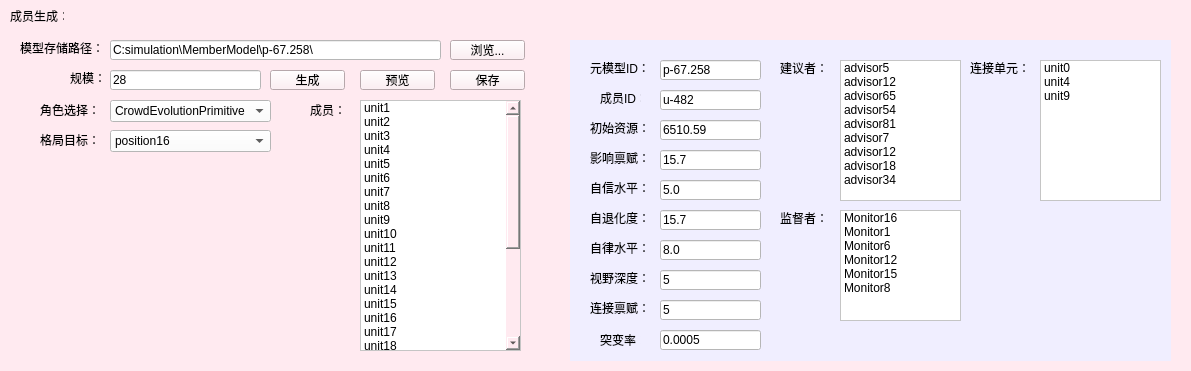
     <widget class="QWidget" name="widget_14" native="true">
      <property name="geometry">
       <rect>
        <x>10</x>
        <y>370</y>
        <width>1191</width>
        <height>371</height>
       </rect>
      </property>
      <property name="styleSheet">
       <string notr="true">background-color: rgb(255, 234, 240)</string>
      </property>
      <widget class="QLabel" name="label_16">
       <property name="geometry">
        <rect>
         <x>10</x>
         <y>10</y>
         <width>54</width>
         <height>12</height>
        </rect>
       </property>
       <property name="text">
        <string>成员生成：</string>
       </property>
      </widget>
      <widget class="QPushButton" name="pushButton_31">
       <property name="geometry">
        <rect>
         <x>450</x>
         <y>40</y>
         <width>75</width>
         <height>20</height>
        </rect>
       </property>
       <property name="text">
        <string>浏览...</string>
       </property>
      </widget>
      <widget class="QLabel" name="label_28">
       <property name="geometry">
        <rect>
         <x>20</x>
         <y>40</y>
         <width>81</width>
         <height>16</height>
        </rect>
       </property>
       <property name="text">
        <string>模型存储路径：</string>
       </property>
      </widget>
      <widget class="QLineEdit" name="lineEdit_72">
       <property name="geometry">
        <rect>
         <x>110</x>
         <y>40</y>
         <width>331</width>
         <height>20</height>
        </rect>
       </property>
       <property name="styleSheet">
        <string notr="true">background-color: rgb(255, 255, 255);
</string>
       </property>
       <property name="text">
        <string>C:simulation\MemberModel\p-67.258\</string>
       </property>
      </widget>
      <widget class="QPushButton" name="pushButton_32">
       <property name="geometry">
        <rect>
         <x>270</x>
         <y>70</y>
         <width>75</width>
         <height>20</height>
        </rect>
       </property>
       <property name="text">
        <string>生成</string>
       </property>
      </widget>
      <widget class="QLabel" name="label_29">
       <property name="geometry">
        <rect>
         <x>70</x>
         <y>70</y>
         <width>31</width>
         <height>16</height>
        </rect>
       </property>
       <property name="text">
        <string>规模：</string>
       </property>
      </widget>
      <widget class="QLineEdit" name="lineEdit_73">
       <property name="geometry">
        <rect>
         <x>110</x>
         <y>70</y>
         <width>151</width>
         <height>20</height>
        </rect>
       </property>
       <property name="styleSheet">
        <string notr="true">background-color: rgb(255, 255, 255);
</string>
       </property>
       <property name="text">
        <string>28</string>
       </property>
      </widget>
      <widget class="QPushButton" name="pushButton_33">
       <property name="geometry">
        <rect>
         <x>360</x>
         <y>70</y>
         <width>75</width>
         <height>20</height>
        </rect>
       </property>
       <property name="text">
        <string>预览</string>
       </property>
      </widget>
      <widget class="QPushButton" name="pushButton_34">
       <property name="geometry">
        <rect>
         <x>450</x>
         <y>70</y>
         <width>75</width>
         <height>20</height>
        </rect>
       </property>
       <property name="text">
        <string>保存</string>
       </property>
      </widget>
      <widget class="QLabel" name="label_30">
       <property name="geometry">
        <rect>
         <x>310</x>
         <y>100</y>
         <width>31</width>
         <height>20</height>
        </rect>
       </property>
       <property name="text">
        <string>成员：</string>
       </property>
      </widget>
      <widget class="QListWidget" name="listWidget_29">
       <property name="geometry">
        <rect>
         <x>360</x>
         <y>100</y>
         <width>161</width>
         <height>251</height>
        </rect>
       </property>
       <property name="styleSheet">
        <string notr="true">background-color: rgb(255, 255, 255);
</string>
       </property>
       <item>
        <property name="text">
         <string>unit1</string>
        </property>
       </item>
       <item>
        <property name="text">
         <string>unit2</string>
        </property>
       </item>
       <item>
        <property name="text">
         <string>unit3</string>
        </property>
       </item>
       <item>
        <property name="text">
         <string>unit4</string>
        </property>
       </item>
       <item>
        <property name="text">
         <string>unit5</string>
        </property>
       </item>
       <item>
        <property name="text">
         <string>unit6</string>
        </property>
       </item>
       <item>
        <property name="text">
         <string>unit7</string>
        </property>
       </item>
       <item>
        <property name="text">
         <string>unit8</string>
        </property>
       </item>
       <item>
        <property name="text">
         <string>unit9</string>
        </property>
       </item>
       <item>
        <property name="text">
         <string>unit10</string>
        </property>
       </item>
       <item>
        <property name="text">
         <string>unit11</string>
        </property>
       </item>
       <item>
        <property name="text">
         <string>unit12</string>
        </property>
       </item>
       <item>
        <property name="text">
         <string>unit13</string>
        </property>
       </item>
       <item>
        <property name="text">
         <string>unit14</string>
        </property>
       </item>
       <item>
        <property name="text">
         <string>unit15</string>
        </property>
       </item>
       <item>
        <property name="text">
         <string>unit16</string>
        </property>
       </item>
       <item>
        <property name="text">
         <string>unit17</string>
        </property>
       </item>
       <item>
        <property name="text">
         <string>unit18</string>
        </property>
       </item>
       <item>
        <property name="text">
         <string>unit19</string>
        </property>
       </item>
       <item>
        <property name="text">
         <string>unit20</string>
        </property>
       </item>
       <item>
        <property name="text">
         <string>unit21</string>
        </property>
       </item>
       <item>
        <property name="text">
         <string>unit22</string>
        </property>
       </item>
       <item>
        <property name="text">
         <string>unit23</string>
        </property>
       </item>
       <item>
        <property name="text">
         <string>unit24</string>
        </property>
       </item>
       <item>
        <property name="text">
         <string>unit25</string>
        </property>
       </item>
       <item>
        <property name="text">
         <string>unit26</string>
        </property>
       </item>
       <item>
        <property name="text">
         <string>unit27</string>
        </property>
       </item>
       <item>
        <property name="text">
         <string>unit28</string>
        </property>
       </item>
      </widget>
      <widget class="QWidget" name="widget_15" native="true">
       <property name="geometry">
        <rect>
         <x>570</x>
         <y>40</y>
         <width>601</width>
         <height>321</height>
        </rect>
       </property>
       <property name="styleSheet">
        <string notr="true">
background-color:rgb(240, 238, 255)</string>
       </property>
       <widget class="QLabel" name="label_32">
        <property name="geometry">
         <rect>
          <x>20</x>
          <y>20</y>
          <width>61</width>
          <height>16</height>
         </rect>
        </property>
        <property name="text">
         <string>元模型ID：</string>
        </property>
       </widget>
       <widget class="QLineEdit" name="lineEdit_75">
        <property name="geometry">
         <rect>
          <x>90</x>
          <y>20</y>
          <width>101</width>
          <height>20</height>
         </rect>
        </property>
        <property name="styleSheet">
         <string notr="true">background-color: rgb(255, 255, 255);
</string>
        </property>
        <property name="text">
         <string>p-67.258</string>
        </property>
       </widget>
       <widget class="QLabel" name="label_33">
        <property name="geometry">
         <rect>
          <x>30</x>
          <y>50</y>
          <width>41</width>
          <height>16</height>
         </rect>
        </property>
        <property name="text">
         <string>成员ID：</string>
        </property>
       </widget>
       <widget class="QLineEdit" name="lineEdit_76">
        <property name="geometry">
         <rect>
          <x>90</x>
          <y>50</y>
          <width>101</width>
          <height>20</height>
         </rect>
        </property>
        <property name="styleSheet">
         <string notr="true">background-color: rgb(255, 255, 255);
</string>
        </property>
        <property name="text">
         <string>u-482</string>
        </property>
       </widget>
       <widget class="QLabel" name="label_34">
        <property name="geometry">
         <rect>
          <x>20</x>
          <y>80</y>
          <width>61</width>
          <height>16</height>
         </rect>
        </property>
        <property name="text">
         <string>初始资源：</string>
        </property>
       </widget>
       <widget class="QLineEdit" name="lineEdit_77">
        <property name="geometry">
         <rect>
          <x>90</x>
          <y>80</y>
          <width>101</width>
          <height>20</height>
         </rect>
        </property>
        <property name="styleSheet">
         <string notr="true">background-color: rgb(255, 255, 255);
</string>
        </property>
        <property name="text">
         <string>6510.59</string>
        </property>
       </widget>
       <widget class="QLabel" name="label_35">
        <property name="geometry">
         <rect>
          <x>20</x>
          <y>110</y>
          <width>61</width>
          <height>16</height>
         </rect>
        </property>
        <property name="text">
         <string>影响禀赋：</string>
        </property>
       </widget>
       <widget class="QLineEdit" name="lineEdit_78">
        <property name="geometry">
         <rect>
          <x>90</x>
          <y>110</y>
          <width>101</width>
          <height>20</height>
         </rect>
        </property>
        <property name="styleSheet">
         <string notr="true">background-color: rgb(255, 255, 255);
</string>
        </property>
        <property name="text">
         <string>15.7</string>
        </property>
       </widget>
       <widget class="QLabel" name="label_36">
        <property name="geometry">
         <rect>
          <x>20</x>
          <y>140</y>
          <width>61</width>
          <height>16</height>
         </rect>
        </property>
        <property name="text">
         <string>自信水平：</string>
        </property>
       </widget>
       <widget class="QLineEdit" name="lineEdit_79">
        <property name="geometry">
         <rect>
          <x>90</x>
          <y>140</y>
          <width>101</width>
          <height>20</height>
         </rect>
        </property>
        <property name="styleSheet">
         <string notr="true">background-color: rgb(255, 255, 255);
</string>
        </property>
        <property name="text">
         <string>5.0</string>
        </property>
       </widget>
       <widget class="QLineEdit" name="lineEdit_80">
        <property name="geometry">
         <rect>
          <x>90</x>
          <y>170</y>
          <width>101</width>
          <height>20</height>
         </rect>
        </property>
        <property name="styleSheet">
         <string notr="true">background-color: rgb(255, 255, 255);
</string>
        </property>
        <property name="text">
         <string>15.7</string>
        </property>
       </widget>
       <widget class="QLabel" name="label_37">
        <property name="geometry">
         <rect>
          <x>20</x>
          <y>170</y>
          <width>61</width>
          <height>16</height>
         </rect>
        </property>
        <property name="text">
         <string>自退化度：</string>
        </property>
       </widget>
       <widget class="QLineEdit" name="lineEdit_89">
        <property name="geometry">
         <rect>
          <x>90</x>
          <y>200</y>
          <width>101</width>
          <height>20</height>
         </rect>
        </property>
        <property name="styleSheet">
         <string notr="true">background-color: rgb(255, 255, 255);
</string>
        </property>
        <property name="text">
         <string>8.0</string>
        </property>
       </widget>
       <widget class="QLabel" name="label_38">
        <property name="geometry">
         <rect>
          <x>20</x>
          <y>200</y>
          <width>61</width>
          <height>16</height>
         </rect>
        </property>
        <property name="text">
         <string>自律水平：</string>
        </property>
       </widget>
       <widget class="QLineEdit" name="lineEdit_124">
        <property name="geometry">
         <rect>
          <x>90</x>
          <y>230</y>
          <width>101</width>
          <height>20</height>
         </rect>
        </property>
        <property name="styleSheet">
         <string notr="true">background-color: rgb(255, 255, 255);
</string>
        </property>
        <property name="text">
         <string>5</string>
        </property>
       </widget>
       <widget class="QLabel" name="label_39">
        <property name="geometry">
         <rect>
          <x>20</x>
          <y>230</y>
          <width>61</width>
          <height>16</height>
         </rect>
        </property>
        <property name="text">
         <string>视野深度：</string>
        </property>
       </widget>
       <widget class="QLabel" name="label_40">
        <property name="geometry">
         <rect>
          <x>20</x>
          <y>260</y>
          <width>61</width>
          <height>16</height>
         </rect>
        </property>
        <property name="text">
         <string>连接禀赋：</string>
        </property>
       </widget>
       <widget class="QLineEdit" name="lineEdit_125">
        <property name="geometry">
         <rect>
          <x>90</x>
          <y>260</y>
          <width>101</width>
          <height>20</height>
         </rect>
        </property>
        <property name="styleSheet">
         <string notr="true">background-color: rgb(255, 255, 255);
</string>
        </property>
        <property name="text">
         <string>5</string>
        </property>
       </widget>
       <widget class="QLabel" name="label_41">
        <property name="geometry">
         <rect>
          <x>30</x>
          <y>290</y>
          <width>41</width>
          <height>20</height>
         </rect>
        </property>
        <property name="text">
         <string>突变率：</string>
        </property>
       </widget>
       <widget class="QLineEdit" name="lineEdit_126">
        <property name="geometry">
         <rect>
          <x>90</x>
          <y>290</y>
          <width>101</width>
          <height>20</height>
         </rect>
        </property>
        <property name="styleSheet">
         <string notr="true">background-color: rgb(255, 255, 255);
</string>
        </property>
        <property name="text">
         <string>0.0005</string>
        </property>
       </widget>
       <widget class="QLabel" name="label_43">
        <property name="geometry">
         <rect>
          <x>210</x>
          <y>20</y>
          <width>61</width>
          <height>16</height>
         </rect>
        </property>
        <property name="text">
         <string>建议者：</string>
        </property>
       </widget>
       <widget class="QLabel" name="label_44">
        <property name="geometry">
         <rect>
          <x>210</x>
          <y>170</y>
          <width>61</width>
          <height>16</height>
         </rect>
        </property>
        <property name="text">
         <string>监督者：</string>
        </property>
       </widget>
       <widget class="QListWidget" name="listWidget_31">
        <property name="geometry">
         <rect>
          <x>270</x>
          <y>20</y>
          <width>121</width>
          <height>141</height>
         </rect>
        </property>
        <property name="styleSheet">
         <string notr="true">background-color: rgb(255, 255, 255);
</string>
        </property>
        <item>
         <property name="text">
          <string>advisor5</string>
         </property>
        </item>
        <item>
         <property name="text">
          <string>advisor12</string>
         </property>
        </item>
        <item>
         <property name="text">
          <string>advisor65</string>
         </property>
        </item>
        <item>
         <property name="text">
          <string>advisor54</string>
         </property>
        </item>
        <item>
         <property name="text">
          <string>advisor81</string>
         </property>
        </item>
        <item>
         <property name="text">
          <string>advisor7</string>
         </property>
        </item>
        <item>
         <property name="text">
          <string>advisor12</string>
         </property>
        </item>
        <item>
         <property name="text">
          <string>advisor18</string>
         </property>
        </item>
        <item>
         <property name="text">
          <string>advisor34</string>
         </property>
        </item>
       </widget>
       <widget class="QListWidget" name="listWidget_30">
        <property name="geometry">
         <rect>
          <x>270</x>
          <y>170</y>
          <width>121</width>
          <height>111</height>
         </rect>
        </property>
        <property name="styleSheet">
         <string notr="true">background-color: rgb(255, 255, 255);
</string>
        </property>
        <item>
         <property name="text">
          <string>Monitor16</string>
         </property>
        </item>
        <item>
         <property name="text">
          <string>Monitor1</string>
         </property>
        </item>
        <item>
         <property name="text">
          <string>Monitor6</string>
         </property>
        </item>
        <item>
         <property name="text">
          <string>Monitor12</string>
         </property>
        </item>
        <item>
         <property name="text">
          <string>Monitor15</string>
         </property>
        </item>
        <item>
         <property name="text">
          <string>Monitor8</string>
         </property>
        </item>
       </widget>
       <widget class="QLabel" name="label_45">
        <property name="geometry">
         <rect>
          <x>400</x>
          <y>20</y>
          <width>61</width>
          <height>16</height>
         </rect>
        </property>
        <property name="text">
         <string>连接单元：</string>
        </property>
       </widget>
       <widget class="QListWidget" name="listWidget_33">
        <property name="geometry">
         <rect>
          <x>470</x>
          <y>20</y>
          <width>121</width>
          <height>141</height>
         </rect>
        </property>
        <property name="styleSheet">
         <string notr="true">background-color: rgb(255, 255, 255);
</string>
        </property>
        <item>
         <property name="text">
          <string>unit0</string>
         </property>
        </item>
        <item>
         <property name="text">
          <string>unit4</string>
         </property>
        </item>
        <item>
         <property name="text">
          <string>unit9 </string>
         </property>
        </item>
       </widget>
      </widget>
      <widget class="QLabel" name="label_42">
       <property name="geometry">
        <rect>
         <x>40</x>
         <y>100</y>
         <width>61</width>
         <height>20</height>
        </rect>
       </property>
       <property name="text">
        <string>角色选择：</string>
       </property>
      </widget>
      <widget class="QComboBox" name="comboBox">
       <property name="geometry">
        <rect>
         <x>110</x>
         <y>100</y>
         <width>161</width>
         <height>22</height>
        </rect>
       </property>
       <property name="styleSheet">
        <string notr="true">background-color: rgb(255, 255, 255);</string>
       </property>
       <item>
        <property name="text">
         <string>CrowdEvolutionPrimitive</string>
        </property>
       </item>
       <item>
        <property name="text">
         <string>CrowdDecisionPrimitive</string>
        </property>
       </item>
       <item>
        <property name="text">
         <string>CrowdCollaborativePrimitive</string>
        </property>
       </item>
       <item>
        <property name="text">
         <string>CrowdNetworkRobustness</string>
        </property>
       </item>
      </widget>
      <widget class="QLabel" name="label_46">
       <property name="geometry">
        <rect>
         <x>40</x>
         <y>130</y>
         <width>61</width>
         <height>20</height>
        </rect>
       </property>
       <property name="text">
        <string>格局目标：</string>
       </property>
      </widget>
      <widget class="QComboBox" name="comboBox_2">
       <property name="geometry">
        <rect>
         <x>110</x>
         <y>130</y>
         <width>161</width>
         <height>22</height>
        </rect>
       </property>
       <property name="styleSheet">
        <string notr="true">background-color: rgb(255, 255, 255);</string>
       </property>
       <item>
        <property name="text">
         <string>position16</string>
        </property>
       </item>
       <item>
        <property name="text">
         <string>position17</string>
        </property>
       </item>
       <item>
        <property name="text">
         <string>position18</string>
        </property>
       </item>
      </widget>
     </widget>
